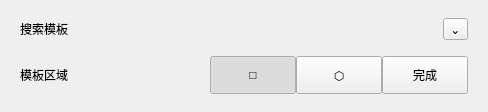
                  <widget class="QFrame" name="basicSearchTemplateCard">
                   <property name="frameShape">
                    <enum>QFrame::NoFrame</enum>
                   </property>
                   <property name="panelRole" stdset="0">
                    <string>configCard</string>
                   </property>
                   <layout class="QVBoxLayout" name="basicVerticalLayout_searchTemplate">
                    <property name="spacing">
                     <number>16</number>
                    </property>
                    <property name="leftMargin">
                     <number>20</number>
                    </property>
                    <property name="topMargin">
                     <number>18</number>
                    </property>
                    <property name="rightMargin">
                     <number>20</number>
                    </property>
                    <property name="bottomMargin">
                     <number>18</number>
                    </property>
                    <item>
                     <layout class="QHBoxLayout" name="basicHorizontalLayout_templateHeader">
                      <item>
                       <widget class="QLabel" name="basicSearchTemplateTitleLabel">
                        <property name="text">
                         <string>搜索模板</string>
                        </property>
                        <property name="role" stdset="0">
                         <string>cardTitle</string>
                        </property>
                       </widget>
                      </item>
                      <item>
                       <spacer name="basicHorizontalSpacer_templateHeader">
                        <property name="orientation">
                         <enum>Qt::Horizontal</enum>
                        </property>
                        <property name="sizeHint" stdset="0">
                         <size>
                          <width>40</width>
                          <height>20</height>
                         </size>
                        </property>
                       </spacer>
                      </item>
                      <item>
                       <widget class="QToolButton" name="basicTemplateCollapseButton">
                        <property name="text">
                         <string>⌄</string>
                        </property>
                        <property name="role" stdset="0">
                         <string>collapseCard</string>
                        </property>
                       </widget>
                      </item>
                     </layout>
                    </item>
                    <item>
                     <layout class="QHBoxLayout" name="basicHorizontalLayout_templateArea">
                      <property name="spacing">
                       <number>0</number>
                      </property>
                      <property name="leftMargin">
                       <number>0</number>
                      </property>
                      <property name="topMargin">
                       <number>0</number>
                      </property>
                      <property name="rightMargin">
                       <number>0</number>
                      </property>
                      <property name="bottomMargin">
                       <number>0</number>
                      </property>
                      <item>
                       <widget class="QLabel" name="basicTemplateAreaLabel">
                        <property name="minimumSize">
                         <size>
                          <width>150</width>
                          <height>0</height>
                         </size>
                        </property>
                        <property name="text">
                         <string>模板区域</string>
                        </property>
                        <property name="role" stdset="0">
                         <string>rowField</string>
                        </property>
                       </widget>
                      </item>
                      <item>
                       <spacer name="horizontalSpacer_3">
                        <property name="orientation">
                         <enum>Qt::Horizontal</enum>
                        </property>
                        <property name="sizeHint" stdset="0">
                         <size>
                          <width>40</width>
                          <height>20</height>
                         </size>
                        </property>
                       </spacer>
                      </item>
                      <item>
                       <widget class="QToolButton" name="basicTemplateRectButton">
                        <property name="sizePolicy">
                         <sizepolicy hsizetype="Preferred" vsizetype="Preferred">
                          <horstretch>0</horstretch>
                          <verstretch>0</verstretch>
                         </sizepolicy>
                        </property>
                        <property name="minimumSize">
                         <size>
                          <width>86</width>
                          <height>38</height>
                         </size>
                        </property>
                        <property name="text">
                         <string>□</string>
                        </property>
                        <property name="checkable">
                         <bool>true</bool>
                        </property>
                        <property name="checked">
                         <bool>true</bool>
                        </property>
                        <property name="actionRole" stdset="0">
                         <string>toolbarIcon</string>
                        </property>
                       </widget>
                      </item>
                      <item>
                       <widget class="QToolButton" name="basicTemplatePolygonButton">
                        <property name="sizePolicy">
                         <sizepolicy hsizetype="Preferred" vsizetype="Preferred">
                          <horstretch>0</horstretch>
                          <verstretch>0</verstretch>
                         </sizepolicy>
                        </property>
                        <property name="minimumSize">
                         <size>
                          <width>86</width>
                          <height>38</height>
                         </size>
                        </property>
                        <property name="text">
                         <string>⬡</string>
                        </property>
                        <property name="checkable">
                         <bool>true</bool>
                        </property>
                        <property name="actionRole" stdset="0">
                         <string>toolbarIcon</string>
                        </property>
                       </widget>
                      </item>
                      <item>
                       <widget class="QPushButton" name="basicTemplateFinishButton">
                        <property name="sizePolicy">
                         <sizepolicy hsizetype="Preferred" vsizetype="Preferred">
                          <horstretch>0</horstretch>
                          <verstretch>0</verstretch>
                         </sizepolicy>
                        </property>
                        <property name="minimumSize">
                         <size>
                          <width>86</width>
                          <height>38</height>
                         </size>
                        </property>
                        <property name="text">
                         <string>完成</string>
                        </property>
                        <property name="actionRole" stdset="0">
                         <string>highlight</string>
                        </property>
                       </widget>
                      </item>
                     </layout>
                    </item>
                   </layout>
                  </widget>
